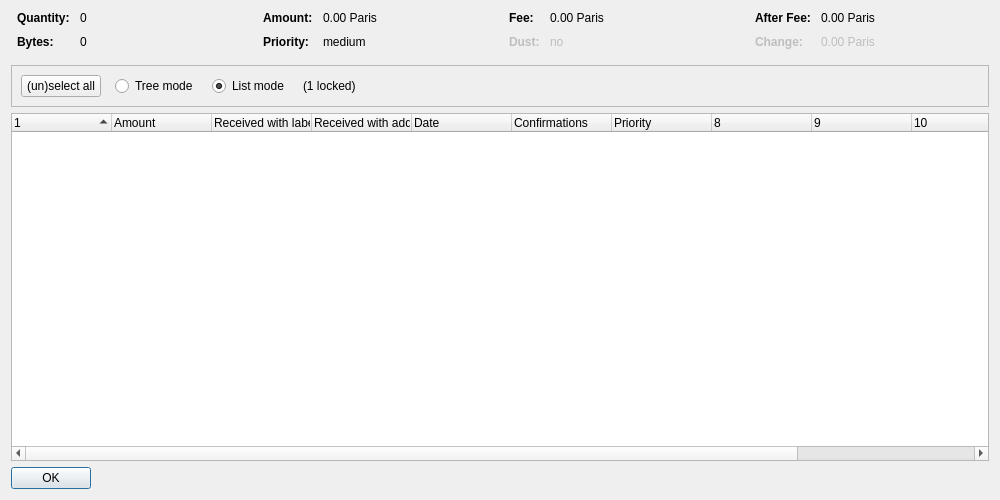
<?xml version="1.0" encoding="UTF-8"?>
<ui version="4.0">
 <class>CoinControlDialog</class>
 <widget class="QDialog" name="CoinControlDialog">
  <property name="geometry">
   <rect>
    <x>0</x>
    <y>0</y>
    <width>1000</width>
    <height>500</height>
   </rect>
  </property>
  <property name="windowTitle">
   <string>Coin Selection</string>
  </property>
  <layout class="QVBoxLayout" name="verticalLayout">
   <item>
    <layout class="QHBoxLayout" name="horizontalLayoutTop" stretch="0,0,0,0">
     <property name="topMargin">
      <number>0</number>
     </property>
     <property name="bottomMargin">
      <number>10</number>
     </property>
     <item>
      <layout class="QFormLayout" name="formLayoutCoinControl1">
       <property name="horizontalSpacing">
        <number>10</number>
       </property>
       <property name="verticalSpacing">
        <number>10</number>
       </property>
       <property name="leftMargin">
        <number>6</number>
       </property>
       <property name="rightMargin">
        <number>6</number>
       </property>
       <item row="0" column="0">
        <widget class="QLabel" name="labelCoinControlQuantityText">
         <property name="font">
          <font>
           <weight>75</weight>
           <bold>true</bold>
          </font>
         </property>
         <property name="text">
          <string>Quantity:</string>
         </property>
        </widget>
       </item>
       <item row="0" column="1">
        <widget class="QLabel" name="labelCoinControlQuantity">
         <property name="cursor">
          <cursorShape>IBeamCursor</cursorShape>
         </property>
         <property name="contextMenuPolicy">
          <enum>Qt::ActionsContextMenu</enum>
         </property>
         <property name="text">
          <string notr="true">0</string>
         </property>
         <property name="textInteractionFlags">
          <set>Qt::LinksAccessibleByMouse|Qt::TextSelectableByKeyboard|Qt::TextSelectableByMouse</set>
         </property>
        </widget>
       </item>
       <item row="1" column="0">
        <widget class="QLabel" name="labelCoinControlBytesText">
         <property name="font">
          <font>
           <weight>75</weight>
           <bold>true</bold>
          </font>
         </property>
         <property name="text">
          <string>Bytes:</string>
         </property>
        </widget>
       </item>
       <item row="1" column="1">
        <widget class="QLabel" name="labelCoinControlBytes">
         <property name="cursor">
          <cursorShape>IBeamCursor</cursorShape>
         </property>
         <property name="contextMenuPolicy">
          <enum>Qt::ActionsContextMenu</enum>
         </property>
         <property name="text">
          <string notr="true">0</string>
         </property>
         <property name="textInteractionFlags">
          <set>Qt::LinksAccessibleByMouse|Qt::TextSelectableByKeyboard|Qt::TextSelectableByMouse</set>
         </property>
        </widget>
       </item>
      </layout>
     </item>
     <item>
      <layout class="QFormLayout" name="formLayoutCoinControl2">
       <property name="horizontalSpacing">
        <number>10</number>
       </property>
       <property name="verticalSpacing">
        <number>10</number>
       </property>
       <property name="leftMargin">
        <number>6</number>
       </property>
       <property name="rightMargin">
        <number>6</number>
       </property>
       <item row="0" column="0">
        <widget class="QLabel" name="labelCoinControlAmountText">
         <property name="font">
          <font>
           <weight>75</weight>
           <bold>true</bold>
          </font>
         </property>
         <property name="text">
          <string>Amount:</string>
         </property>
        </widget>
       </item>
       <item row="0" column="1">
        <widget class="QLabel" name="labelCoinControlAmount">
         <property name="cursor">
          <cursorShape>IBeamCursor</cursorShape>
         </property>
         <property name="contextMenuPolicy">
          <enum>Qt::ActionsContextMenu</enum>
         </property>
         <property name="text">
          <string notr="true">0.00 Paris</string>
         </property>
         <property name="textInteractionFlags">
          <set>Qt::LinksAccessibleByMouse|Qt::TextSelectableByKeyboard|Qt::TextSelectableByMouse</set>
         </property>
        </widget>
       </item>
       <item row="1" column="0">
        <widget class="QLabel" name="labelCoinControlPriorityText">
         <property name="font">
          <font>
           <weight>75</weight>
           <bold>true</bold>
          </font>
         </property>
         <property name="text">
          <string>Priority:</string>
         </property>
        </widget>
       </item>
       <item row="1" column="1">
        <widget class="QLabel" name="labelCoinControlPriority">
         <property name="cursor">
          <cursorShape>IBeamCursor</cursorShape>
         </property>
         <property name="contextMenuPolicy">
          <enum>Qt::ActionsContextMenu</enum>
         </property>
         <property name="text">
          <string notr="true">medium</string>
         </property>
         <property name="textInteractionFlags">
          <set>Qt::LinksAccessibleByMouse|Qt::TextSelectableByKeyboard|Qt::TextSelectableByMouse</set>
         </property>
        </widget>
       </item>
      </layout>
     </item>
     <item>
      <layout class="QFormLayout" name="formLayoutCoinControl3">
       <property name="horizontalSpacing">
        <number>10</number>
       </property>
       <property name="verticalSpacing">
        <number>10</number>
       </property>
       <property name="leftMargin">
        <number>6</number>
       </property>
       <property name="rightMargin">
        <number>6</number>
       </property>
       <item row="0" column="0">
        <widget class="QLabel" name="labelCoinControlFeeText">
         <property name="font">
          <font>
           <weight>75</weight>
           <bold>true</bold>
          </font>
         </property>
         <property name="text">
          <string>Fee:</string>
         </property>
        </widget>
       </item>
       <item row="0" column="1">
        <widget class="QLabel" name="labelCoinControlFee">
         <property name="cursor">
          <cursorShape>IBeamCursor</cursorShape>
         </property>
         <property name="contextMenuPolicy">
          <enum>Qt::ActionsContextMenu</enum>
         </property>
         <property name="text">
          <string notr="true">0.00 Paris</string>
         </property>
         <property name="textInteractionFlags">
          <set>Qt::LinksAccessibleByMouse|Qt::TextSelectableByKeyboard|Qt::TextSelectableByMouse</set>
         </property>
        </widget>
       </item>
       <item row="1" column="0">
        <widget class="QLabel" name="labelCoinControlLowOutputText">
         <property name="enabled">
          <bool>false</bool>
         </property>
         <property name="font">
          <font>
           <weight>75</weight>
           <bold>true</bold>
          </font>
         </property>
         <property name="text">
          <string>Dust:</string>
         </property>
        </widget>
       </item>
       <item row="1" column="1">
        <widget class="QLabel" name="labelCoinControlLowOutput">
         <property name="enabled">
          <bool>false</bool>
         </property>
         <property name="cursor">
          <cursorShape>IBeamCursor</cursorShape>
         </property>
         <property name="contextMenuPolicy">
          <enum>Qt::ActionsContextMenu</enum>
         </property>
         <property name="text">
          <string notr="true">no</string>
         </property>
         <property name="textInteractionFlags">
          <set>Qt::LinksAccessibleByMouse|Qt::TextSelectableByKeyboard|Qt::TextSelectableByMouse</set>
         </property>
        </widget>
       </item>
      </layout>
     </item>
     <item>
      <layout class="QFormLayout" name="formLayoutCoinControl4">
       <property name="horizontalSpacing">
        <number>10</number>
       </property>
       <property name="verticalSpacing">
        <number>10</number>
       </property>
       <property name="leftMargin">
        <number>6</number>
       </property>
       <property name="rightMargin">
        <number>6</number>
       </property>
       <item row="0" column="0">
        <widget class="QLabel" name="labelCoinControlAfterFeeText">
         <property name="font">
          <font>
           <weight>75</weight>
           <bold>true</bold>
          </font>
         </property>
         <property name="text">
          <string>After Fee:</string>
         </property>
        </widget>
       </item>
       <item row="0" column="1">
        <widget class="QLabel" name="labelCoinControlAfterFee">
         <property name="cursor">
          <cursorShape>IBeamCursor</cursorShape>
         </property>
         <property name="contextMenuPolicy">
          <enum>Qt::ActionsContextMenu</enum>
         </property>
         <property name="text">
          <string notr="true">0.00 Paris</string>
         </property>
         <property name="textInteractionFlags">
          <set>Qt::LinksAccessibleByMouse|Qt::TextSelectableByKeyboard|Qt::TextSelectableByMouse</set>
         </property>
        </widget>
       </item>
       <item row="1" column="0">
        <widget class="QLabel" name="labelCoinControlChangeText">
         <property name="enabled">
          <bool>false</bool>
         </property>
         <property name="font">
          <font>
           <weight>75</weight>
           <bold>true</bold>
          </font>
         </property>
         <property name="text">
          <string>Change:</string>
         </property>
        </widget>
       </item>
       <item row="1" column="1">
        <widget class="QLabel" name="labelCoinControlChange">
         <property name="enabled">
          <bool>false</bool>
         </property>
         <property name="cursor">
          <cursorShape>IBeamCursor</cursorShape>
         </property>
         <property name="contextMenuPolicy">
          <enum>Qt::ActionsContextMenu</enum>
         </property>
         <property name="text">
          <string notr="true">0.00 Paris</string>
         </property>
         <property name="textInteractionFlags">
          <set>Qt::LinksAccessibleByMouse|Qt::TextSelectableByKeyboard|Qt::TextSelectableByMouse</set>
         </property>
        </widget>
       </item>
      </layout>
     </item>
    </layout>
   </item>
   <item>
    <widget class="QFrame" name="frame">
     <property name="minimumSize">
      <size>
       <width>0</width>
       <height>40</height>
      </size>
     </property>
     <property name="frameShape">
      <enum>QFrame::StyledPanel</enum>
     </property>
     <property name="frameShadow">
      <enum>QFrame::Sunken</enum>
     </property>
     <layout class="QHBoxLayout" name="horizontalLayout">
      <item>
       <layout class="QHBoxLayout" name="horizontalLayoutPanel" stretch="0,0,0,0,0">
        <property name="spacing">
         <number>14</number>
        </property>
        <item>
         <widget class="QPushButton" name="pushButtonSelectAll">
          <property name="sizePolicy">
           <sizepolicy hsizetype="Maximum" vsizetype="Fixed">
            <horstretch>0</horstretch>
            <verstretch>0</verstretch>
           </sizepolicy>
          </property>
          <property name="text">
           <string>(un)select all</string>
          </property>
          <property name="autoDefault">
           <bool>false</bool>
          </property>
         </widget>
        </item>
        <item>
         <widget class="QRadioButton" name="radioTreeMode">
          <property name="sizePolicy">
           <sizepolicy hsizetype="Maximum" vsizetype="Fixed">
            <horstretch>0</horstretch>
            <verstretch>0</verstretch>
           </sizepolicy>
          </property>
          <property name="text">
           <string>Tree mode</string>
          </property>
         </widget>
        </item>
        <item>
         <widget class="QRadioButton" name="radioListMode">
          <property name="sizePolicy">
           <sizepolicy hsizetype="Maximum" vsizetype="Fixed">
            <horstretch>0</horstretch>
            <verstretch>0</verstretch>
           </sizepolicy>
          </property>
          <property name="text">
           <string>List mode</string>
          </property>
          <property name="checked">
           <bool>true</bool>
          </property>
         </widget>
        </item>
        <item>
         <widget class="QLabel" name="labelLocked">
          <property name="text">
           <string notr="true">(1 locked)</string>
          </property>
         </widget>
        </item>
        <item>
         <spacer name="horizontalSpacer">
          <property name="orientation">
           <enum>Qt::Horizontal</enum>
          </property>
          <property name="sizeHint" stdset="0">
           <size>
            <width>40</width>
            <height>20</height>
           </size>
          </property>
         </spacer>
        </item>
       </layout>
      </item>
     </layout>
    </widget>
   </item>
   <item>
    <widget class="CoinControlTreeWidget" name="treeWidget">
     <property name="contextMenuPolicy">
      <enum>Qt::CustomContextMenu</enum>
     </property>
     <property name="sortingEnabled">
      <bool>false</bool>
     </property>
     <property name="columnCount">
      <number>12</number>
     </property>
     <attribute name="headerShowSortIndicator" stdset="0">
      <bool>true</bool>
     </attribute>
     <attribute name="headerStretchLastSection">
      <bool>false</bool>
     </attribute>
     <column>
      <property name="text">
       <string/>
      </property>
     </column>
     <column>
      <property name="text">
       <string>Amount</string>
      </property>
     </column>
     <column>
      <property name="text">
       <string>Received with label</string>
      </property>
     </column>
     <column>
      <property name="text">
       <string>Received with address</string>
      </property>
     </column>
     <column>
      <property name="text">
       <string>Date</string>
      </property>
     </column>
     <column>
      <property name="text">
       <string>Confirmations</string>
      </property>
      <property name="toolTip">
       <string>Confirmed</string>
      </property>
     </column>
     <column>
      <property name="text">
       <string>Priority</string>
      </property>
     </column>
     <column>
      <property name="text">
       <string/>
      </property>
     </column>
     <column>
      <property name="text">
       <string/>
      </property>
     </column>
     <column>
      <property name="text">
       <string/>
      </property>
     </column>
     <column>
      <property name="text">
       <string/>
      </property>
     </column>
     <column>
      <property name="text">
       <string/>
      </property>
     </column>
    </widget>
   </item>
   <item>
    <widget class="QDialogButtonBox" name="buttonBox">
     <property name="sizePolicy">
      <sizepolicy hsizetype="Maximum" vsizetype="Fixed">
       <horstretch>0</horstretch>
       <verstretch>0</verstretch>
      </sizepolicy>
     </property>
     <property name="orientation">
      <enum>Qt::Horizontal</enum>
     </property>
     <property name="standardButtons">
      <set>QDialogButtonBox::Ok</set>
     </property>
    </widget>
   </item>
  </layout>
 </widget>
 <customwidgets>
  <customwidget>
   <class>CoinControlTreeWidget</class>
   <extends>QTreeWidget</extends>
   <header>coincontroltreewidget.h</header>
  </customwidget>
 </customwidgets>
 <resources/>
 <connections/>
</ui>
